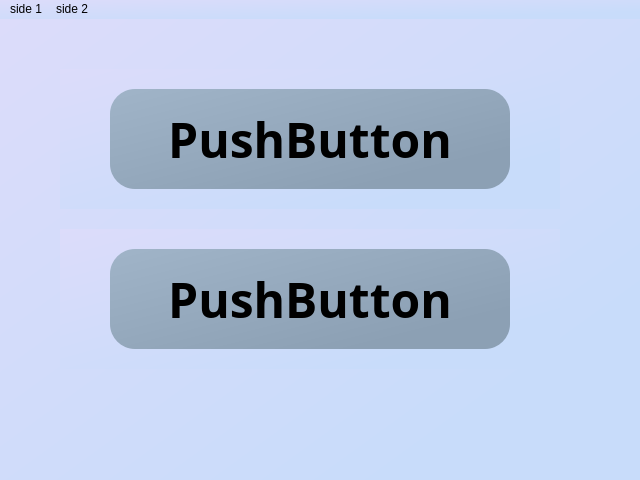
<?xml version="1.0" encoding="UTF-8"?>
<ui version="4.0">
 <class>MainWindow</class>
 <widget class="QMainWindow" name="MainWindow">
  <property name="geometry">
   <rect>
    <x>0</x>
    <y>0</y>
    <width>640</width>
    <height>480</height>
   </rect>
  </property>
  <property name="windowTitle">
   <string>MainWindow</string>
  </property>
  <property name="styleSheet">
   <string notr="true">QMainWindow{
	background-color: rgb(200,220,250);
}
QWidget{
	background-color: qlineargradient(spread: pad , x1:0, y1:0, x2:1, y2:0.989, stop:0 rgba(220,220,250,255), stop:0.806818 rgba(200,220,250,255));
	font: 600 16pt &quot;Dosis SemiBold&quot;;
}</string>
  </property>
  <widget class="QWidget" name="centralwidget">
   <widget class="QWidget" name="side2" native="true">
    <property name="geometry">
     <rect>
      <x>60</x>
      <y>50</y>
      <width>500</width>
      <height>140</height>
     </rect>
    </property>
    <widget class="QPushButton" name="pushButton_2">
     <property name="geometry">
      <rect>
       <x>50</x>
       <y>20</y>
       <width>400</width>
       <height>100</height>
      </rect>
     </property>
     <property name="font">
      <font>
       <family>Siemens Slab SC Black</family>
       <pointsize>36</pointsize>
       <italic>false</italic>
       <bold>true</bold>
      </font>
     </property>
     <property name="styleSheet">
      <string notr="true">QWidget{
	background-color: qlineargradient(spread: pad , x1:0, y1:0, x2:1, y2:0.989, stop:0 rgba(160,180,200,255), stop:0.806818 rgba(140,160,180,255));
	font: 600  36pt &quot;Siemens Slab SC Black&quot;;
	border:0px solid rgb(255,255,0);
	border-radius:25px;
}</string>
     </property>
     <property name="text">
      <string>PushButton</string>
     </property>
    </widget>
   </widget>
   <widget class="QWidget" name="side2_2" native="true">
    <property name="geometry">
     <rect>
      <x>60</x>
      <y>210</y>
      <width>500</width>
      <height>140</height>
     </rect>
    </property>
    <widget class="QPushButton" name="pushButton_3">
     <property name="geometry">
      <rect>
       <x>50</x>
       <y>20</y>
       <width>400</width>
       <height>100</height>
      </rect>
     </property>
     <property name="font">
      <font>
       <family>Siemens Slab SC Black</family>
       <pointsize>36</pointsize>
       <italic>false</italic>
       <bold>true</bold>
      </font>
     </property>
     <property name="styleSheet">
      <string notr="true">QWidget{
	background-color: qlineargradient(spread: pad , x1:0, y1:0, x2:1, y2:0.989, stop:0 rgba(160,180,200,255), stop:0.806818 rgba(140,160,180,255));
	font: 600  36pt &quot;Siemens Slab SC Black&quot;;
	border:0px solid rgb(255,255,0);
	border-radius:25px;
}</string>
     </property>
     <property name="text">
      <string>PushButton</string>
     </property>
    </widget>
   </widget>
  </widget>
  <widget class="QMenuBar" name="menuBar">
   <property name="geometry">
    <rect>
     <x>0</x>
     <y>0</y>
     <width>640</width>
     <height>37</height>
    </rect>
   </property>
   <widget class="QMenu" name="menuside_1">
    <property name="title">
     <string>side 1</string>
    </property>
   </widget>
   <widget class="QMenu" name="menuside_2">
    <property name="title">
     <string>side 2</string>
    </property>
   </widget>
   <addaction name="menuside_1"/>
   <addaction name="menuside_2"/>
  </widget>
 </widget>
 <resources/>
 <connections>
  <connection>
   <sender>pushButton_2</sender>
   <signal>clicked()</signal>
   <receiver>side2_2</receiver>
   <slot>show()</slot>
   <hints>
    <hint type="sourcelabel">
     <x>231</x>
     <y>194</y>
    </hint>
    <hint type="destinationlabel">
     <x>236</x>
     <y>254</y>
    </hint>
   </hints>
  </connection>
  <connection>
   <sender>pushButton_3</sender>
   <signal>clicked()</signal>
   <receiver>side2</receiver>
   <slot>show()</slot>
   <hints>
    <hint type="sourcelabel">
     <x>393</x>
     <y>294</y>
    </hint>
    <hint type="destinationlabel">
     <x>395</x>
     <y>222</y>
    </hint>
   </hints>
  </connection>
  <connection>
   <sender>pushButton_2</sender>
   <signal>clicked()</signal>
   <receiver>side2</receiver>
   <slot>hide()</slot>
   <hints>
    <hint type="sourcelabel">
     <x>286</x>
     <y>172</y>
    </hint>
    <hint type="destinationlabel">
     <x>318</x>
     <y>224</y>
    </hint>
   </hints>
  </connection>
  <connection>
   <sender>pushButton_3</sender>
   <signal>clicked()</signal>
   <receiver>side2_2</receiver>
   <slot>hide()</slot>
   <hints>
    <hint type="sourcelabel">
     <x>455</x>
     <y>302</y>
    </hint>
    <hint type="destinationlabel">
     <x>498</x>
     <y>250</y>
    </hint>
   </hints>
  </connection>
 </connections>
 <slots>
  <slot>mySlot()</slot>
 </slots>
</ui>
